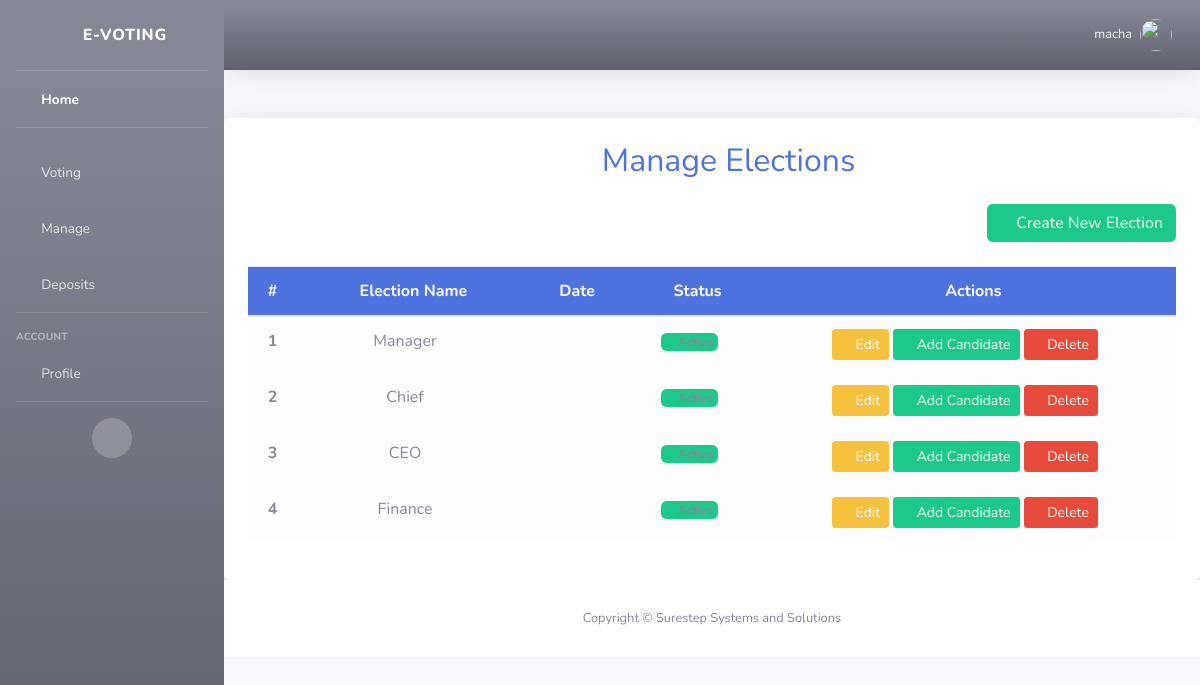
The app's page /man_elections (signed in), older data.
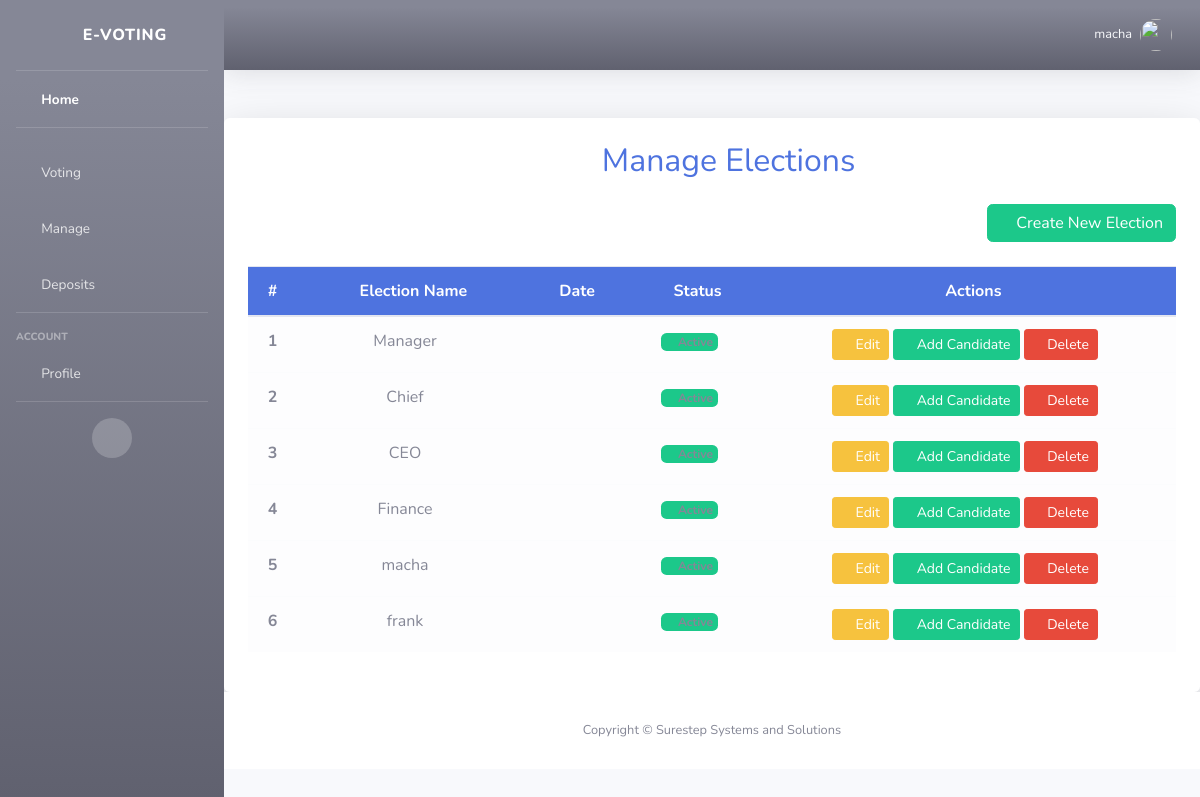
The same page, newer data.
### webapp/models.py (models this page shows, shortened)
class Election(models.Model):
    STATUS_CHOICES = [
        ('pending', 'Pending'),
        ('active', 'Active'),
    ]
    name = models.CharField(max_length=255, unique=True)
    date = models.DateField()
    created_at = models.DateTimeField(default=timezone.now)
    status = models.CharField(max_length=10, choices=STATUS_CHOICES, default='pending')

### webapp/views.py (the view)
# urls.py: path('man_elections', views.manage_elections, name='man_elections'),
@login_required
def manage_elections(request):
    if request.method == "POST":
        election_id = request.POST.get("election_id")
        election = get_object_or_404(Election, id=election_id)
        election.delete()
        messages.success(request, "Election deleted successfully!")
        return redirect('manage_elections')  # Redirect after deletion
    elections = Election.objects.all()
    return render(request, 'man_elections.html', {'elections': elections})

### webapp/templates/man_elections.html (shortened to what this page needs)
{% extends 'base.html' %}
{% load static %}
{% block content %}
<div class="container mt-5 p-4 shadow-lg bg-white rounded">
    <h2 class="text-center mb-4 text-primary">
        <i class="fas fa-cogs"></i> Manage Elections
    </h2>
    <div class="d-flex justify-content-end mb-4">
        <a href="{% url 'create_election' %}" class="btn btn-success">
            <i class="fas fa-plus-circle"></i> Create New Election
        </a>
    </div>
    <div class="table-responsive">
        <table class="table table-hover text-center align-middle">
            <thead class="bg-primary text-white">
                <tr>
                    <th scope="col">#</th>
                    <th scope="col"><i class="fas fa-poll"></i> Election Name</th>
                    <th scope="col"><i class="fas fa-calendar-alt"></i> Date</th>
                    <th scope="col"><i class="fas fa-info-circle"></i> Status</th>
                    <th scope="col"><i class="fas fa-tools"></i> Actions</th>
                </tr>
            </thead>
            <tbody>
                {% for election in elections %}
                <tr class="table-light">
                    <th scope="row">{{ forloop.counter }}</th>
                    <td class="fw-bold">{{ election.name }}</td>
                    <td>{{ election.election_date }}</td>
                    <td>
                        {% if election.status == 'pending' %}
                        <span class="badge bg-warning text-dark"><i class="fas fa-clock"></i> Pending</span>
                        {% elif election.status == 'active' %}
                        <span class="badge bg-success"><i class="fas fa-check-circle"></i> Active</span>
                        {% else %}
                        <span class="badge bg-secondary"><i class="fas fa-flag-checkered text-light"></i> <span class="text-light">Completed</span></span>
                        {% endif %}
                    </td>
                    <td>
                        <button class="btn btn-warning btn-sm edit-election-btn"
                            data-id="{{ election.id }}"
                            data-name="{{ election.name }}"
                            data-status="{{ election.status }}"
                            data-date="{{ election.election_date }}">
                            <i class="fas fa-edit"></i> Edit
                        </button>
                        <a href="{% url 'create_candidate' %}?id={{ election.id }}" class="btn btn-success btn-sm">
                            <i class="fas fa-plus"></i> Add Candidate
                        </a>
                        <a href="{% url 'delete_election' %}?id={{ election.id }}" class="btn btn-danger btn-sm">
                            <i class="fas fa-trash-alt"></i> Delete
                        </a>
                    </td>
                </tr>
                {% empty %}
                <tr>
                    <td colspan="5" class="text-center text-muted">
                        <i class="fas fa-info-circle"></i> No elections available.
                    </td>
                </tr>
                {% endfor %}
            </tbody>
        </table>
    </div>
</div>
{% endblock %}

Row changes from the older to the newer data that the page shows:
added Election: name "macha", status "active" (drawn)
added Election: name "frank", status "active" (drawn)
